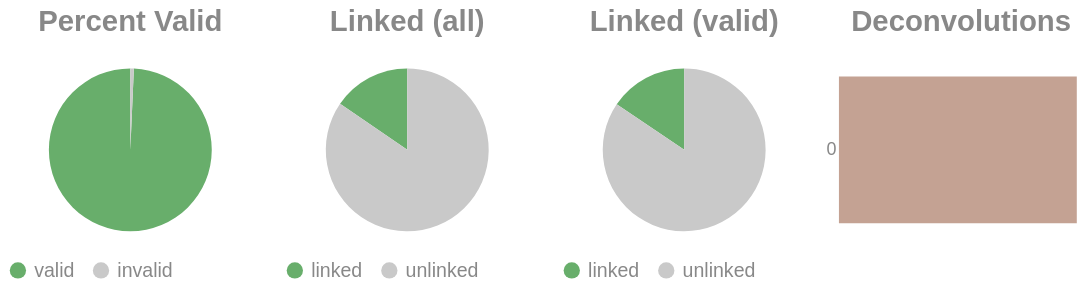

The notebook cell this image was saved under:
### Code cell
if SKIPLR:
    pass
else:
    clash = Counter()
    for i in valids['molecule'].to_list():
        _mol = i.split("-")
        if len(_mol) == 1:
            clash.update('0')
        else:
            clash.update(_mol[-1])

    _d = {"deconvolutions": [], 'count': []}
    for k,v in clash.items():
        _d['deconvolutions'].append(k)
        _d['count'].append(v)

    tot_valid = valids['reads'].sum()
    mask = valids['reads'] >= 2
    n_linked_reads = valids.filter(mask)['reads'].sum()
    if n_linked_reads == 0:
        print_html("No linked molecules (>=2 reads) were detected; skipping linked-only distributions.")
        SKIPLR = True
    else:
        perc_valid = round(tot_valid / n_reads, 4)
        linked_perc_abs = round(n_linked_reads / n_reads, 4)
        linked_perc = round(n_linked_reads / tot_valid, 4)

    _valid = pl.DataFrame({"valids": ['valid', 'invalid'], "count": [tot_valid, n_reads - tot_valid]})
    _linked_abs = pl.DataFrame({"linked (absolute)": ['linked', 'unlinked'], "count": [n_linked_reads, n_reads - n_linked_reads]})
    _linked_rel = pl.DataFrame({"linked (valids)": ['linked', 'unlinked'], "count": [n_linked_reads, tot_valid - n_linked_reads]})

    (
        alt.hconcat(
            piechart(_valid, goodval = 'valid', title = "Percent Valid"),
            piechart(_linked_abs, goodval = "linked", title =  "Linked (all)"),
            piechart(_linked_rel, goodval = "linked", title =  "Linked (valid)"),
            convolutionbar(pl.DataFrame(_d), title = "Deconvolutions"),
            center = True,
            bounds = 'flush'
        )
        .resolve_scale(color='independent')
        .resolve_legend('independent')
        .properties(usermeta={'embedOptions': {"actions": False}})
    ).display()

### Figure 1 — Vega-Lite specification as saved in the notebook (floating-point values rounded to 4 significant figures)
{"width": "container", "height": 400, "config": {"title": {"anchor": "start", "dy": -15, "fontSize": 18, "color": "#888888", "subtitleColor": "#888888", "subtitleFontSize": 14}, "arc": {"fill": "#0072B2"}, "axis": {"domainColor": "#888888", "domainWidth": 0.5, "gridWidth": 0.2, "grid": false, "titleFontWeight": 400, "titleFontSize": 15, "labelFontSize": 11, "labelColor": "#888888", "tickColor": "#888888", "tickWidth": 0.2, "titleColor": "#888888"}, "axisBand": {"grid": false}, "axisX": {"grid": true, "tickSize": 10, "domainCap": "round"}, "axisY": {"domain": false, "grid": true, "tickSize": 0, "domainCap": "round"}, "background": "transparent", "header": {"labelFontSize": 15, "labelColor": "#888888", "titleFontSize": 15, "titleFontWeight": 600, "titleColor": "#888888"}, "legend": {"labelFont": "sans-serif", "labelFontSize": 12, "labelColor": "#888888", "symbolSize": 100, "symbolType": "circle", "titleFontSize": 12, "titlePadding": 10, "titleColor": "#888888", "title": null}, "range": {"category": ["#E69F00", "#56B4E9", "#009E73", "#F0E442", "#0072B2", "#D55E00", "#CC79A7", "#000000"], "diverging": ["#cfe8f3", "#a2d4ec", "#73bfe2", "#46abdb", "#1696d2", "#12719e"]}, "area": {"fill": "#0072B2", "fillOpacity": 0.7, "line": true, "strokeOpacity": 0.7}, "line": {"color": "#0072B2", "stroke": "#0072B2", "strokeWidth": 2}, "trail": {"color": "#0072B2", "stroke": "#0072B2", "strokeWidth": 0, "size": 1}, "point": {"filled": true, "fillOpacity": 1.0, "size": 95}, "text": {"color": "#888888", "fontSize": 11, "align": "right", "fontWeight": 400, "size": 11}, "bar": {"fill": "#0072B2", "stroke": null}, "view": {"stroke": null, "continuousWidth": 660, "continuousHeight": 400}}, "hconcat": [{"data": {"name": "data-5a2f5b394e57ffb59d56dca55fa33478"}, "mark": {"type": "arc"}, "encoding": {"color": {"field": "valids", "legend": {"orient": "bottom", "title": null}, "scale": {"domain": ["valid", "invalid"], "range": ["#68ae6b", "#C9C9C9"]}, "title": "Valids", "type": "nominal"}, "theta": {"field": "count", "type": "quantitative"}, "tooltip": [{"field": "valids", "title": "Valids", "type": "ordinal"}, {"field": "percent", "format": ".2%", "title": "Percent", "type": "quantitative"}, {"field": "count", "title": "Count", "type": "quantitative"}]}, "height": 100, "title": {"text": "Percent Valid", "align": "center", "anchor": "middle"}, "transform": [{"calculate": "datum.count / 4278356", "as": "percent"}], "width": 150}, {"data": {"name": "data-397ea4d9adccf4f0d8fad9abf6b50b39"}, "mark": {"type": "arc"}, "encoding": {"color": {"field": "linked (absolute)", "legend": {"orient": "bottom", "title": null}, "scale": {"domain": ["linked", "unlinked"], "range": ["#68ae6b", "#C9C9C9"]}, "title": "Linked (Absolute)", "type": "nominal"}, "theta": {"field": "count", "type": "quantitative"}, "tooltip": [{"field": "linked (absolute)", "title": "Linked (Absolute)", "type": "ordinal"}, {"field": "percent", "format": ".2%", "title": "Percent", "type": "quantitative"}, {"field": "count", "title": "Count", "type": "quantitative"}]}, "height": 100, "title": {"text": "Linked (all)", "align": "center", "anchor": "middle"}, "transform": [{"calculate": "datum.count / 4278356", "as": "percent"}], "width": 150}, {"data": {"name": "data-6b12fb9ba9ada9d28ae492b0860184c9"}, "mark": {"type": "arc"}, "encoding": {"color": {"field": "linked (valids)", "legend": {"orient": "bottom", "title": null}, "scale": {"domain": ["linked", "unlinked"], "range": ["#68ae6b", "#C9C9C9"]}, "title": "Linked (Valids)", "type": "nominal"}, "theta": {"field": "count", "type": "quantitative"}, "tooltip": [{"field": "linked (valids)", "title": "Linked (Valids)", "type": "ordinal"}, {"field": "percent", "format": ".2%", "title": "Percent", "type": "quantitative"}, {"field": "count", "title": "Count", "type": "quantitative"}]}, "height": 100, "title": {"text": "Linked (valid)", "align": "center", "anchor": "middle"}, "transform": [{"calculate": "datum.count / 4248567", "as": "percent"}], "width": 150}, {"data": {"name": "data-1806eec767dc61d17dc5e750390ebcb9"}, "mark": {"type": "bar"}, "encoding": {"color": {"field": "deconvolutions", "legend": null, "scale": {"scheme": "lightgreyred"}, "type": "nominal"}, "tooltip": [{"field": "deconvolutions", "title": "Deconvolutions", "type": "ordinal"}, {"field": "percent", "format": ".2%", "title": "Percent", "type": "quantitative"}, {"field": "count", "title": "Count", "type": "quantitative"}], "x": {"axis": null, "field": "count", "type": "quantitative"}, "y": {"field": "deconvolutions", "sort": "ascending", "title": null, "type": "nominal"}}, "height": 100, "title": {"text": "Deconvolutions", "align": "center", "anchor": "middle"}, "transform": [{"calculate": "datum.count / 3893840", "as": "percent"}], "width": 150}], "bounds": "flush", "center": true, "resolve": {"legend": {"angle": "independent"}, "scale": {"color": "independent"}}, "usermeta": {"embedOptions": {"actions": false}}, "$schema": "https://vega.github.io/schema/vega-lite/v6.1.0.json", "datasets": {"data-5a2f5b394e57ffb59d56dca55fa33478": [{"valids": "valid", "count": 4248567}, {"valids": "invalid", "count": 29789}], "data-397ea4d9adccf4f0d8fad9abf6b50b39": [{"linked (absolute)": "linked", "count": 660323}, {"linked (absolute)": "unlinked", "count": 3618033}], "data-6b12fb9ba9ada9d28ae492b0860184c9": [{"linked (valids)": "linked", "count": 660323}, {"linked (valids)": "unlinked", "count": 3588244}], "data-1806eec767dc61d17dc5e750390ebcb9": [{"deconvolutions": "0", "count": 3893840}]}}
